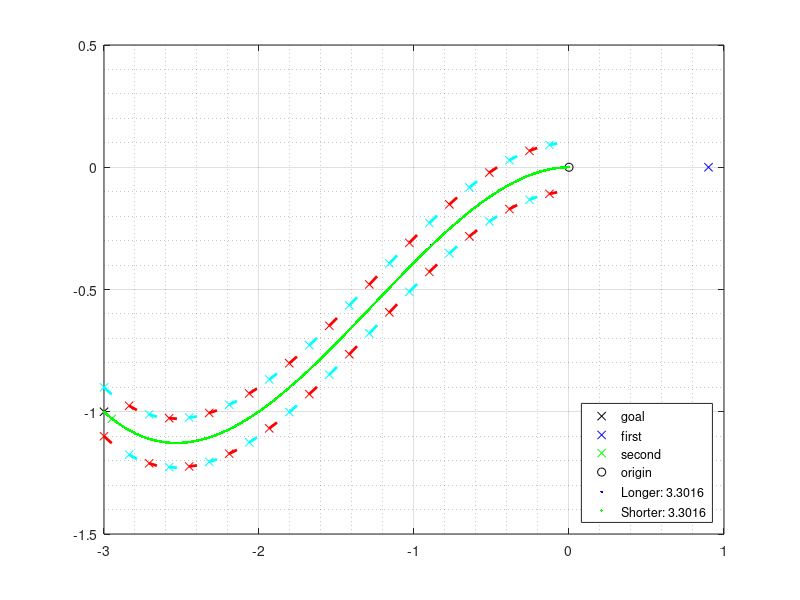

The MATLAB source for this figure:
clear
clc
clf
xg = -3;
yg = -1;
psi = (-30.00001)*pi/180;
% psi = tan(yg/xg);
%% USE TWO DIFFERENT SPLINE FUNCTIONS DEPENDING ON XY AND PSI
xshort = sign(psi)* 0.0001;
yshort = tan(psi)*xshort;
% if psi<90*pi/180
    x2 = xg-xshort;
    y2 = yg-yshort;
% else
%     x2 = xg+xshort;
%     y2 = yg+yshort;
% end

xplot = xg-xshort*500;
yplot = yg-yshort*500;


x1 = x2*psi*180/pi/100;
y1 = -0;

% scale = psi/100*180/pi;
% scale1 = scale;
% scale2 = scale1*scale;
% x1 = x2*scale1;
% y1 = y2*scale2;

xtmp = x2-xg;
ytmp = y2-yg;
alpha = atan(ytmp/xtmp)*180/pi

x_sample = [0, 0.01, x1, x2, xg];
y_sample = [0, 0,    y1, y2, yg];
x_lin = linspace(0, xg, 1000);
y_lin = spline(x_sample, y_sample, x_lin);

x_sample2 = [0, 0.01, x2, xg]
y_sample2 = [0, 0,    y2, yg]
x_lin2 = linspace(0, xg, 1000);
y_lin2 = spline(x_sample2, y_sample2, x_lin2);


x_distance = diff(x_lin);
y_distance = diff(y_lin);

dist = sqrt(x_distance.^2 + y_distance.^2);
total_dist = sum(dist);


x_distance2 = diff(x_lin2);
y_distance2 = diff(y_lin2);

dist2 = sqrt(x_distance2.^2 + y_distance2.^2);
total_dist2 = sum(dist2);




if total_dist < total_dist2
    working_spline = [x_lin; y_lin];
    dist = total_dist;
else
    working_spline = [x_lin2; y_lin2];
    dist = total_dist2;
end

step_length = 0.15;
step_amount = ceil(dist/step_length);

swing = [];
support = [];

for i = 1:step_amount
   if i ~= step_amount
       idx = floor(length(working_spline)/step_amount)*i;
   else
       idx = length(working_spline);
   end
   
   x_tmp = working_spline(1, idx);
   y_tmp = working_spline(2, idx);
   if i == 37
       a = 3;
   end
   yaw = atan((working_spline(2,idx)-working_spline(2,idx-1))/(working_spline(1,idx)-working_spline(1,idx-1)));
   support  = [support; x_tmp, y_tmp+(-1)^i*0.1, yaw];
   swing    = [swing; x_tmp, y_tmp+(-1)^(i+1)*0.1, yaw];
end

plot(xg,yg,'kx')
grid on
grid minor
hold on
plot(x1,y1,'bx')
plot(xplot,yplot,'gx')
plot(0,0,'ko')
plot(x_lin, y_lin, 'b.')
plot(x_lin2, y_lin2, 'g.')
plot(support(:,1), support(:,2),'rx')
plot(swing(:,1), swing(:,2),'cx')
for i  = 1:step_amount
    xshort = 0.05;
    yshort = tan(support(i,3))*xshort;
    plot([support(i,1) support(i,1)+xshort], [support(i,2) support(i,2)+yshort],'r','linewidth',2)
    plot([swing(i,1) swing(i,1)+xshort], [swing(i,2) swing(i,2)+yshort],'c','linewidth',2)
end

if total_dist < total_dist2
    legend('goal','first', 'second','origin', ['Shorter: ' num2str(total_dist)], ['Longer: ' num2str(total_dist2)],'Location','southeast')
else
    legend('goal','first', 'second','origin',['Longer: ' num2str(total_dist)], ['Shorter: ' num2str(total_dist2)],'Location','southeast')
end
